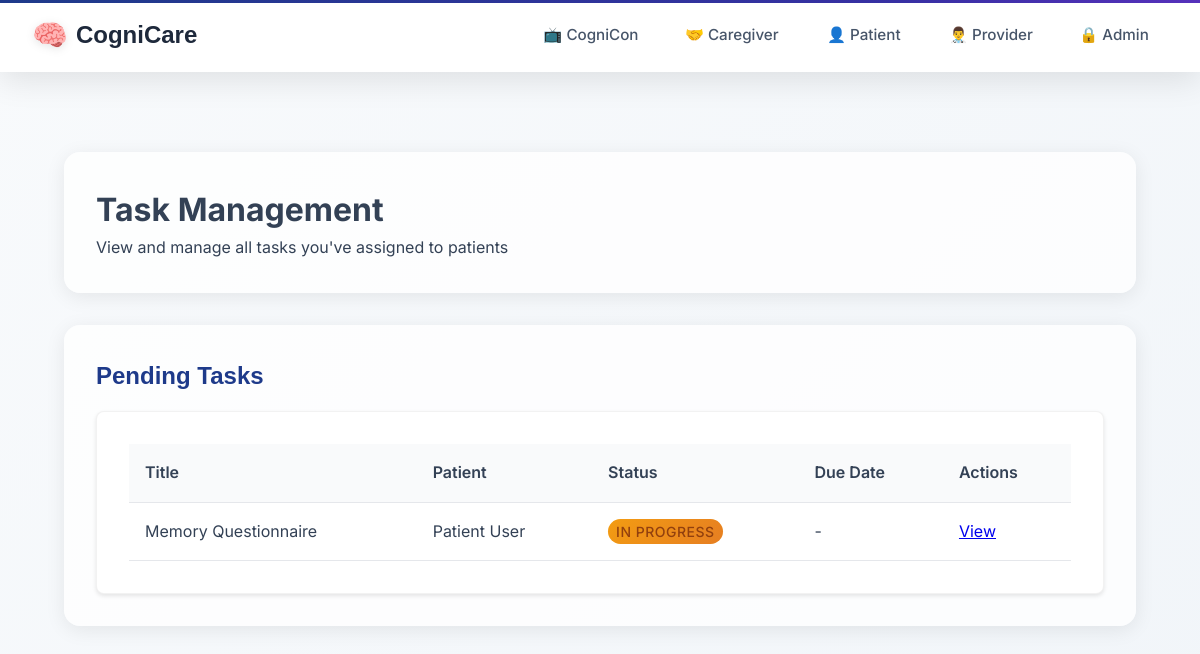
/taskmanager/provider/tasks/ (signed in), run on an earlier commit of the app's database.
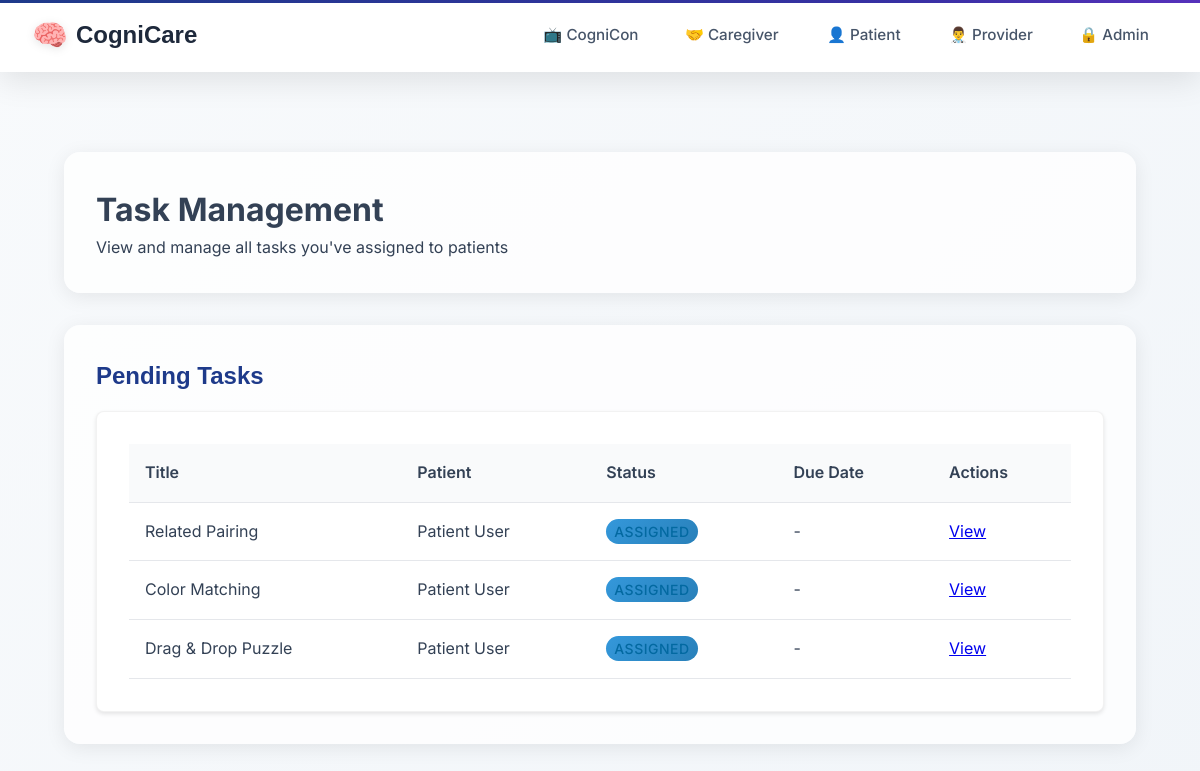
And on a later commit of the database.
### taskmanager/models.py (models this page shows, shortened)
class Task(models.Model):
    title = models.CharField(max_length=255)
    description = models.TextField(blank=True, null=True)
    task_type = models.CharField(max_length=50, choices=TASK_TYPES)
    difficulty = models.CharField(
        max_length=50,
        choices=DIFFICULTY_LEVELS,
        blank=True,
        null=True,
        help_text="Cognitive difficulty level for games"
    )
    assigned_by = models.ForeignKey(UserProfile, related_name='assigned_tasks', on_delete=models.CASCADE)
    assigned_to = models.ForeignKey(UserProfile, related_name='tasks', on_delete=models.CASCADE)
    completed_by = models.ForeignKey(UserProfile, related_name='completed_tasks', on_delete=models.SET_NULL, null=True, blank=True)
    status = models.CharField(max_length=20, choices=[
        ('assigned', 'Assigned'),
        ('in_progress', 'In Progress'),
        ('completed', 'Completed'),
    ], default='assigned')
    created_at = models.DateTimeField(auto_now_add=True)
    assigned_at = models.DateTimeField(auto_now_add=True)
    due_date = models.DateTimeField(blank=True, null=True)
    completed_at = models.DateTimeField(null=True, blank=True)
    task_config = models.JSONField(default=dict, blank=True)
    class Meta:
        ordering = ['-created_at']

### users/models.py (models this page shows, shortened)
class UserProfile(models.Model):
    USER_TYPES = (
        ('admin', 'Administrator'),  # Admin users
        ('provider', 'Healthcare Provider'),  # Docs + Nurses
        ('caregiver', 'Caregiver'),  # Caregivers
        ('patient', 'Patient'),  # All patients
    )
    user = models.OneToOneField(User, on_delete=models.CASCADE, related_name='profile')  # each user must have a profile
    user_type = models.CharField(max_length=20, choices=USER_TYPES)  # set specific user role
    provider = models.ForeignKey('self', on_delete=models.SET_NULL, null=True, blank=True,
                                related_name='managed_patients', limit_choices_to={'user_type': 'provider'})  # provider link
    patient = models.ForeignKey('self', on_delete=models.SET_NULL, null=True, blank=True,
                               related_name='caregivers', limit_choices_to={'user_type': 'patient'})  # patienr link
    linked_patients = models.ManyToManyField(
        'self',
        symmetrical=False,
        related_name='linked_caregivers',
        limit_choices_to={'user_type': 'patient'},
        blank=True,
        help_text="Patients this caregiver can access"  # Caregivers can see these patients
    )

### taskmanager/views.py (the view)
# urls.py: path('provider/tasks/', views.provider_task_management, name='provider_task_management'),
@login_required
def provider_task_management(request):
    if not hasattr(request.user, 'profile') or request.user.profile.user_type != 'provider':
        messages.error(request, 'You do not have permission to access task management.')
        return redirect('home')
    assigned_tasks = Task.objects.filter(assigned_by=request.user.profile)
    context = {
        'assigned_tasks': assigned_tasks,
        'pending_tasks': assigned_tasks.filter(status__in=['assigned', 'in_progress']),
        'completed_tasks': assigned_tasks.filter(status='completed'),
    }
    return render(request, 'tasks/assign/provider_task_management.html', context)

### templates/tasks/assign/provider_task_management.html (shortened to what this page needs)
{% extends 'layouts/base.html' %}
{% block content %}
<div class="container">
    <div class="section">
        <h1>Task Management</h1>
        <p>View and manage all tasks you've assigned to patients</p>
    </div>
    {% if pending_tasks %}
    <div class="section">
        <h2>Pending Tasks</h2>
        <div class="card">
            <table class="table">
                <thead>
                    <tr>
                        <th>Title</th>
                        <th>Patient</th>
                        <th>Status</th>
                        <th>Due Date</th>
                        <th>Actions</th>
                    </tr>
                </thead>
                <tbody>
                    {% for task in pending_tasks %}
                    <tr>
                        <td>{{ task.title }}</td>
                        <td>{{ task.assigned_to.user.get_full_name }}</td>
                        <td><span class="status-badge status-{{ task.status }}">{{ task.get_status_display }}</span></td>
                        <td>{% if task.due_date %}{{ task.due_date|date:"M d, Y g:i A" }}{% else %}-{% endif %}</td>
                        <td>
                            <a href="{% url 'taskmanager:task_results' task.id %}" class="mdc-button mdc-button--outlined">View</a>
                        </td>
                    </tr>
                    {% endfor %}
                </tbody>
            </table>
        </div>
    </div>
    {% endif %}
</div>
{% endblock %}

What changed in the data, as far as the page shows it:
removed Task: title "Memory Questionnaire", assigned_to.user.get_full_name "Patient User", status "IN PROGRESS"
added Task: title "Related Pairing", assigned_to.user.get_full_name "Patient User", status "ASSIGNED"
added Task: title "Color Matching", assigned_to.user.get_full_name "Patient User", status "ASSIGNED"
added Task: title "Drag & Drop Puzzle", assigned_to.user.get_full_name "Patient User", status "ASSIGNED"
